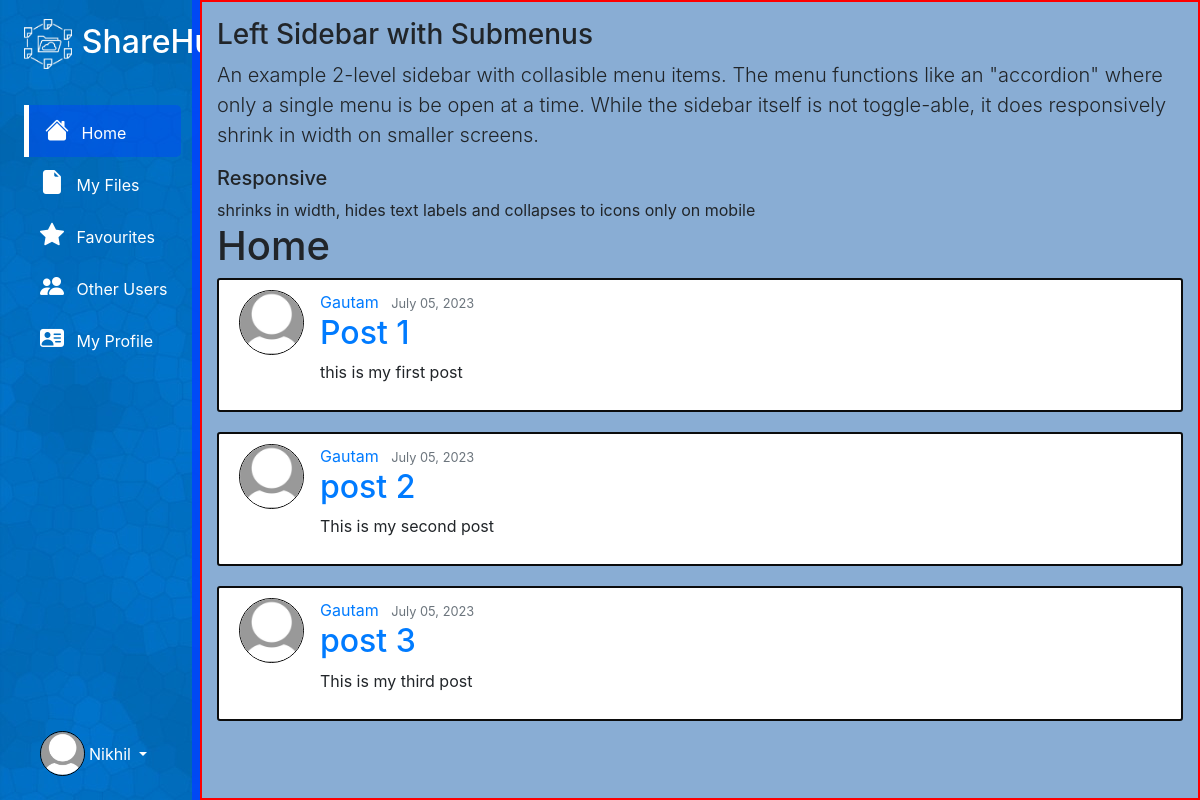
Screenshot of /home/ (signed in) with the database file from the repository.
### users/models.py (models this page shows, shortened)
class profile(models.Model):
    user = models.OneToOneField(User,on_delete=models.CASCADE)
    image = models.ImageField(default='default.jpg',upload_to = 'profile_pic')

### file_share/models.py (models this page shows, shortened)
class Post(models.Model):
    title = models.CharField(max_length=100)
    content = models.TextField()
    date_posted = models.DateTimeField(default = timezone.now)
    author = models.ForeignKey(User,on_delete=models.CASCADE)

### file_share/views.py (the view)
# urls.py: 2. Add a URL to urlpatterns:  path('', views.home, name='home')
@login_required
def home(request):
    context={
        'posts': Post.objects.all()
    }
    return render(request,'file_share/home.html',context)

### file_share/templates/file_share/home.html
{% extends "file_share/base.html" %}
{% block content %}
    <h1>Home</h1>
    {% for post in posts %}
        <article class="media content-section">
            <img class="rounded-circle article-img" src="{{post.author.profile.image.url}}" alt="User Profile Pic">
            <div class="media-body">
            <div class="article-metadata">
                <a class="mr-2" href="#">{{ post.author }}</a>
                <small class="text-muted">{{ post.date_posted|date:"F d, Y" }}</small>
            </div>
            <h2><a class="article-title" href="#">{{ post.title }}</a></h2>
            <p class="article-content">{{ post.content }}</p>
            </div>
        </article>
    {% endfor %}
{% endblock content %}

### file_share/templates/file_share/base.html (shortened to what this page needs)
{% load static %}
{% load crispy_forms_tags %}
<!DOCTYPE html>
<html>
<head>
    <link rel="stylesheet" href="https://cdn.jsdelivr.net/npm/bootstrap-icons@1.10.5/font/bootstrap-icons.css">
    <link href="https://cdn.jsdelivr.net/npm/bootstrap@5.0.2/dist/css/bootstrap.min.css" rel="stylesheet">
    <link rel="stylesheet" href="https://cdn.jsdelivr.net/npm/bootstrap@4.3.1/dist/css/bootstrap.min.css">
    <link rel="stylesheet" href="https://stackpath.bootstrapcdn.com/bootstrap/4.3.1/css/bootstrap.min.css">
    <link rel="stylesheet" type="text/css" href="{% static 'file_share/base.css' %}">
    <link rel="stylesheet" href="https://maxcdn.bootstrapcdn.com/bootstrap/4.0.0/css/bootstrap.min.css">
</head>
<body>
  <div class="container-fluid">
    <div class="row flex-nowrap">
        <div class="col-auto col-md-3 col-xl-2 px-sm-2 px-0 " id="side_navbar">
            <div class="d-flex flex-column align-items-center align-items-sm-start px-3 pt-2 text-white min-vh-100">
                <a href="/" class="d-flex align-items-center pb-3 mb-md-0 me-md-auto text-white text-decoration-none" id ="logo_heading">
                    <img class="logo" src="{% static 'file_share/logo.png' %}" alt="Logo" height="50">
                    <h2 class ="logo_name bold">ShareHub</h2>
                </a>
                <ul class="sidebar_items nav nav-pills flex-column mb-sm-auto mb-0 align-items-center align-items-sm-start" id="menu">
                    <li class="nav-item active">
                        <a href="/home" class="pl-3 sidebar_list nav-link align-middle px-0">
                          <i class="fs-4 bi-house-fill"></i> <span class="ms-2 d-none d-sm-inline">Home</span>
                        </a>
                    </li>
                    <li>
                        <a href="/myfiles" class="pl-3 nav-link px-0 align-middle">
                            <i class="sidebar_list fs-4 bi-file-earmark-fill"></i> <span class="ms-2 d-none d-sm-inline">My Files</span> </a>
                    </li>
                    <li>
                        <a href="/favourites" class="pl-3 nav-link px-0 align-middle">
                            <i class="sidebar_list fs-4 bi-star-fill"></i> <span class="ms-2 d-none d-sm-inline">Favourites</span></a>
                    </li>
                    <li>
                        <a href="/otherusers" class="pl-3 nav-link px-0 align-middle">
                            <i class="sidebar_list fs-4 bi-people-fill"></i> <span class="ms-2 d-none d-sm-inline">Other Users</span></a>
                    </li>
                    <li>
                        <a href="{% url 'profile' %}" class="pl-3 nav-link px-0 align-middle">
                            <i class="sidebar_list fs-4 bi-person-vcard-fill"></i> <span class="ms-2 d-none d-sm-inline">My Profile</span> </a>
                    </li>
                </ul>
                <div class="dropdown pb-4">
                    <a href="#" class="pl-3 d-flex align-items-center text-white text-decoration-none dropdown-toggle" id="dropdownUser1" data-bs-toggle="dropdown" aria-expanded="false">
                        <img src={{user.profile.image.url}} alt="profile Pic" width="45" height="45" class="rounded-circle">
                        <span class="d-none d-sm-inline mx-1">{{ user.username }}</span>
                    </a>
                </div>
            </div>
        </div>
        <div class="rightmaindiv col py-3">
            <h3>Left Sidebar with Submenus</h3>
            <p class="lead">
                An example 2-level sidebar with collasible menu items. The menu functions like an "accordion" where only a single
                menu is be open at a time. While the sidebar itself is not toggle-able, it does responsively shrink in width on smaller screens.</p>
            <ul class="list-unstyled">
                <li><h5>Responsive</h5> shrinks in width, hides text labels and collapses to icons only on mobile</li>
                {% block content %}
                {% endblock %}
            </ul>
        </div>
    </div>
</div>
</body>
</html>

### file_share/static/file_share/base.css (style rules this page uses)
#side_navbar { background-image: url("landing_page_bg.jpg"); border-right: 8px solid rgba(0, 68, 255, 0.848); }
.logo { filter: invert(100%); }
.logo_name { margin-left: 10px; margin-top: 5px; }
#logo_heading { margin-top: 10px; }
.sidebar_items { margin-top: 20px; }
.active { background-color: rgba(0, 68, 255, 0.448); border-left: 5px solid white; border-top-right-radius: 5px; border-bottom-right-radius: 5px; }
.rightmaindiv { background-color: rgb(137, 173, 212); border: 2px solid red; }
@media (min-width: 576px) { .sidebar_items li { width: 157px; } }
#menu .nav-link { color: white; }
.rounded-circle { border: 1px solid black; }
.content-section { background: #ffffff; padding: 10px 20px; border: 2px solid #0c0c0c; border-radius: 3px; margin-bottom: 20px; }
.article-img { height: 65px; width: 65px; margin-right: 16px; }

### rows the page displays
Post: author.profile.image (placeholder picture), author "Gautam", date_posted "July 05, 2023", title "Post 1", content "this is my first post"
Post: author.profile.image (placeholder picture), author "Gautam", date_posted "July 05, 2023", title "post 2", content "This is my second post"
Post: author.profile.image (placeholder picture), author "Gautam", date_posted "July 05, 2023", title "post 3", content "This is my third post"

### other values shown
{{ user.username }} "Nikhil"
